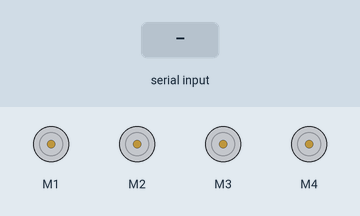
A sketch run on a simulated Arduino Uno, built with avr-gcc and run on an emulated ATmega328P. On the bench: 4 × DC motor (green arrow = forward, orange = backward, longer = faster). The inputs (shaded band) are chosen by the test bench.

Above: at 1.2 s.
1.3 s: "F" received over the second serial link
At 2.1 s:
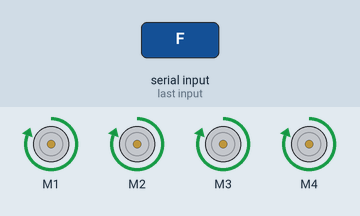
2.8 s: "B" received over the second serial link
At 3.3 s:
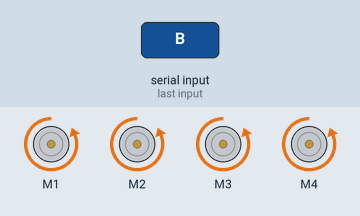
4.3 s: "R" received over the second serial link
At 5.5 s:
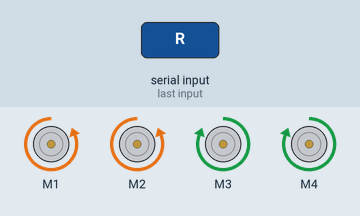
5.8 s: "L" received over the second serial link
At 6.8 s:
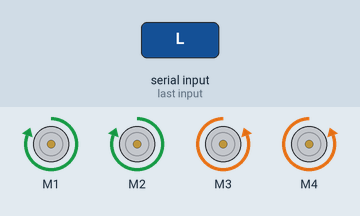
7.3 s: "G" received over the second serial link
At 7.9 s:
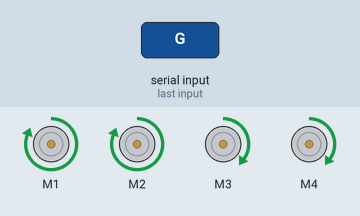
8.8 s: "I" received over the second serial link
At 10.2 s:
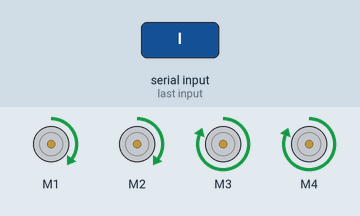
Timing chart, 0 to 11.3 s (numbered marks = the images above; inputs shaded):
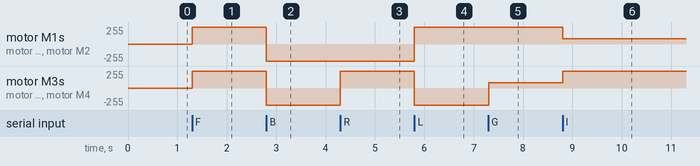

The sketch:

BLUETOOTH_CAR.ino
```cpp
/*

  Arduino Bluetooth Controlled Car
  Install Adafruit Motor Shield Library before uploading this code.
  AFMotor Library https://learn.adafruit.com/adafruit-motor-shield/library-install

  -> If you need helping guide on how to install library for the motor shield or how to use motor shield then
     watch this: https://youtu.be/vooJEyco1J4

     Caution: Remove the jumper or switch off the battery switch before connecting the Arduino board to computer.

     For more support contact me on Telegram: @UtGoTech


*/


#include <AFMotor.h>
#include <SoftwareSerial.h>

SoftwareSerial bluetoothSerial(9, 10); // RX, TX

//initial motors pin
AF_DCMotor motor1(1, MOTOR12_1KHZ);
AF_DCMotor motor2(2, MOTOR12_1KHZ);
AF_DCMotor motor3(3, MOTOR34_1KHZ);
AF_DCMotor motor4(4, MOTOR34_1KHZ);

char command;

void setup()
{
  bluetoothSerial.begin(9600);  //Set the baud rate to your Bluetooth module.
}

void loop() {
  if (bluetoothSerial.available() > 0) {
    command = bluetoothSerial.read();

    Stop(); //initialize with motors stoped

    switch (command) {
      case 'F':
        forward();
        break;
      case 'B':
        back();
        break;
      case 'R':
        left();
        break;
      case 'L':
        right();
        break;
      case 'G':
        forwardLeft();
        break;
        case 'I':
        forwardRight();
        break;
    }
  }
}

void forward()
{
  motor1.setSpeed(255); //Define maximum velocity
  motor1.run(FORWARD);  //rotate the motor clockwise
  motor2.setSpeed(255); //Define maximum velocity
  motor2.run(FORWARD);  //rotate the motor clockwise
  motor3.setSpeed(255); //Define maximum velocity
  motor3.run(FORWARD);  //rotate the motor clockwise
  motor4.setSpeed(255); //Define maximum velocity
  motor4.run(FORWARD);  //rotate the motor clockwise
}

void back()
{
  motor1.setSpeed(255); //Define maximum velocity
  motor1.run(BACKWARD); //rotate the motor anti-clockwise
  motor2.setSpeed(255); //Define maximum velocity
  motor2.run(BACKWARD); //rotate the motor anti-clockwise
  motor3.setSpeed(255); //Define maximum velocity
  motor3.run(BACKWARD); //rotate the motor anti-clockwise
  motor4.setSpeed(255); //Define maximum velocity
  motor4.run(BACKWARD); //rotate the motor anti-clockwise
}

void left()
{
  motor1.setSpeed(255); //Define maximum velocity
  motor1.run(BACKWARD); //rotate the motor anti-clockwise
  motor2.setSpeed(255); //Define maximum velocity
  motor2.run(BACKWARD); //rotate the motor anti-clockwise
  motor3.setSpeed(255); //Define maximum velocity
  motor3.run(FORWARD);  //rotate the motor clockwise
  motor4.setSpeed(255); //Define maximum velocity
  motor4.run(FORWARD);  //rotate the motor clockwise
}

void right()
{
  motor1.setSpeed(255); //Define maximum velocity
  motor1.run(FORWARD);  //rotate the motor clockwise
  motor2.setSpeed(255); //Define maximum velocity
  motor2.run(FORWARD);  //rotate the motor clockwise
  motor3.setSpeed(255); //Define maximum velocity
  motor3.run(BACKWARD); //rotate the motor anti-clockwise
  motor4.setSpeed(255); //Define maximum velocity
  motor4.run(BACKWARD); //rotate the motor anti-clockwise
}

void Stop()
{
  motor1.setSpeed(0);  //Define minimum velocity
  motor1.run(RELEASE); //stop the motor when release the button
  motor2.setSpeed(0);  //Define minimum velocity
  motor2.run(RELEASE); //rotate the motor clockwise
  motor3.setSpeed(0);  //Define minimum velocity
  motor3.run(RELEASE); //stop the motor when release the button
  motor4.setSpeed(0);  //Define minimum velocity
  motor4.run(RELEASE); //stop the motor when release the button
}

void forwardLeft()
{
  motor1.setSpeed(255); //Define maximum velocity
  motor1.run(FORWARD);  //rotate the motor clockwise
  motor2.setSpeed(255); //Define maximum velocity
  motor2.run(FORWARD);  //rotate the motor clockwise
  motor3.setSpeed(80); //Define maximum velocity
  motor3.run(FORWARD);  //rotate the motor clockwise
  motor4.setSpeed(80); //Define maximum velocity
  motor4.run(FORWARD);  //rotate the motor clockwise
}

void forwardRight()
{
  motor1.setSpeed(80); //Define maximum velocity
  motor1.run(FORWARD);  //rotate the motor clockwise
  motor2.setSpeed(80); //Define maximum velocity
  motor2.run(FORWARD);  //rotate the motor clockwise
  motor3.setSpeed(255); //Define maximum velocity
  motor3.run(FORWARD);  //rotate the motor clockwise
  motor4.setSpeed(255); //Define maximum velocity
  motor4.run(FORWARD);  //rotate the motor clockwise
}
```

Measured:
- after the input at 1.3 s, motor M1–4: stopped → forward 255/255 at once
- after the input at 2.8 s, motor M1–4: forward 255/255 → backward 255/255 at once
- after the input at 4.3 s, motor M3, motor M4: backward 255/255 → forward 255/255 at once
- after the input at 5.8 s, motor M1, motor M2: backward 255/255 → forward 255/255 at once; motor M3, motor M4: forward 255/255 → backward 255/255 at once
- after the input at 7.3 s, motor M3, motor M4: backward 255/255 → forward 80/255 at once
- after the input at 8.8 s, motor M1, motor M2: forward 255/255 → forward 80/255 at once; motor M3, motor M4: forward 80/255 → forward 255/255 at once
